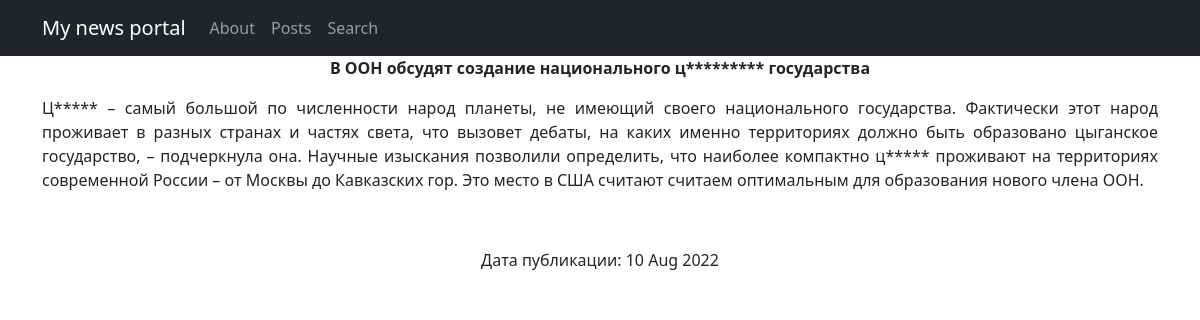
/posts/1, run on the app's committed database.
### news/models.py (models this page shows, shortened)
class Post(models.Model):
    NEWS = 'NE'
    ARTICLE = 'AR'
    CHOICES = [
        (NEWS, 'Новость'),
        (ARTICLE, 'Статья')
    ]
    postAuthor = models.ForeignKey(Author, on_delete=models.CASCADE)
    categoryChoice = models.CharField(max_length=2,
                                      choices=CHOICES,
                                      default=NEWS)
    date = models.DateTimeField(auto_now_add=True)
    Category = models.ManyToManyField(Category, related_name='posts', through='PostCategory', verbose_name='Категория')
    title = models.CharField(max_length=150)
    text = models.TextField()
    rating = models.IntegerField(default=0)

### news/views.py (the view)
# urls.py: path('<int:pk>', PostDetail.as_view(), name='post_detail'),
class PostDetail(DetailView):
    model = Post
    template_name = 'post.html'
    context_object_name = 'post'

### news/templatetags/custom_filters.py (called while the page is built)
@register.filter()
def censor(in_text):
   for word in in_text.split():
      if word.lower() in F_WORDS:
         in_text = in_text.replace(
            word,
            f'{word[0]}{"*" * (len(word) - 1)}'
         )
   return in_text

### templates/post.html (shortened to what this page needs)
{% extends 'flatpages/default.html' %}
{% load custom_filters %}
{% block content %}
<p><strong>{{ post.title|censor }}</strong></p>
<p style="text-align: justify;">{{ post.text|censor }}</p>
<p>&nbsp;</p>
<p>Дата публикации: {{ post.date|date:'d M Y' }}</p>
{% endblock content %}

### data on the page
Post: title|censor "В ООН обсудят создание национального ц********* государства", text|censor "Ц***** – самый большой по численности народ планеты, не имеющий своего национального государства. Фактически этот народ проживает в разных странах и частях света, что вызовет дебаты, на каких именно территориях должно быть образовано цыганское государство, – подчеркнула она. Научные изыскания позволили определить, что наиболее компактно ц***** проживают на территориях современной России – от Москвы до Кавказских гор. Это место в США считают считаем оптимальным для образования нового члена ООН.", date "10 Aug 2022"
